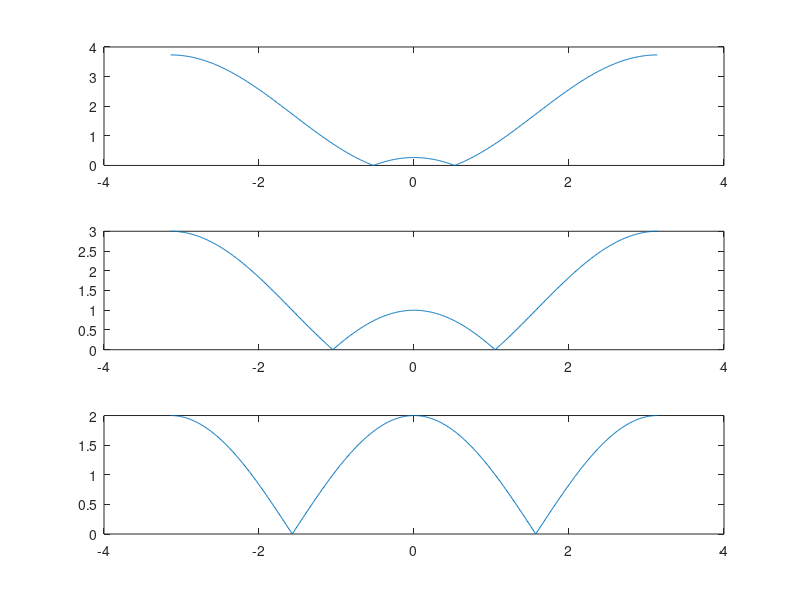
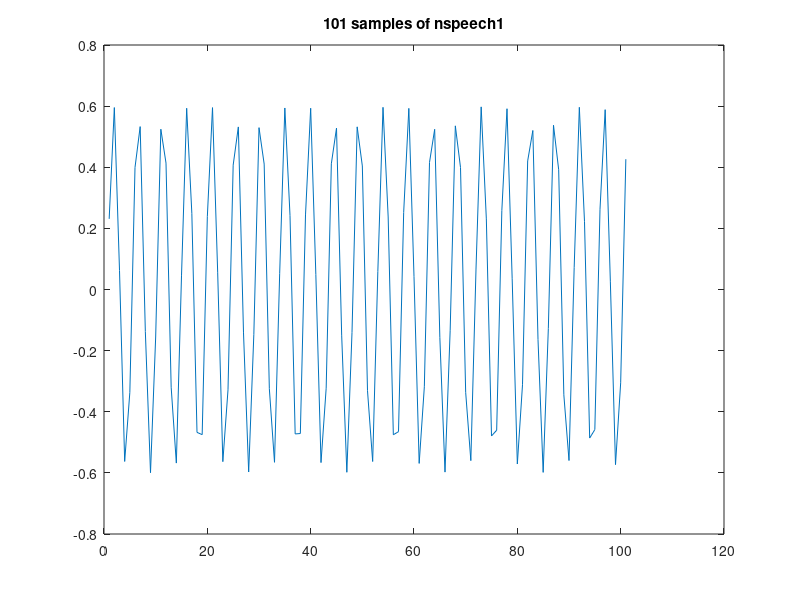

Source code (MATLAB) for these figures, in order: (Note: this script raises an error after producing the figures.)
%3.1
close all
w = -pi:0.01:pi;
Hf = 1-2*cos(pi/6)*(exp(-i*w))+exp(-2*i*w);
subplot(3,1,1)
plot(w,abs(Hf));


Hf = 1-2*cos(pi/3)*(exp(-i*w))+exp(-2*i*w);
subplot(3,1,2)
plot(w,abs(Hf));


Hf = 1-2*cos(pi/2)*(exp(-i*w))+exp(-2*i*w);
subplot(3,1,3)
plot(w,abs(Hf));


%3.2
load nspeech1;
%sound(nspeech1)
figure
plot((1:101),nspeech1(100:200))
title('101 samples of nspeech1')
[X, w] = DTFT(nspeech1(100:1100),0);
figure
plot(w,abs(X))
title('DTF of 1001 samples of nspeech1')
[Xmax,Imax] = max(abs(X));
theta = max(w(Imax));

y = FIRfilter(nspeech1, theta);
%sound(y)
figure
plot((1:length(y)),y)
[X, w] = DTFT(y(100:1100),0);
plot(w,abs(X))

%4
figure
w = -pi:0.01:pi;
subplot(3,1,1)
r = 0.99;
Hi = (1-r)./(1-2*r*cos(pi/3)*exp(-i*w)+r^2*exp(-2*i*w));
plot(w,abs(Hi))

subplot(3,1,2)
r = 0.9;
Hi = (1-r)./(1-2*r*cos(pi/3)*exp(-i*w)+r^2*exp(-2*i*w));
plot(w,abs(Hi))

subplot(3,1,3)
r = 0.7;
Hi = (1-r)./(1-2*r*cos(pi/3)*exp(-i*w)+r^2*exp(-2*i*w));
plot(w,abs(Hi))

load pcm
%sound(pcm)
figure
plot((1:101), pcm(100:200))
title('101 samples of pcm')
[X, w] = DTFT(pcm(100:1100),0);
figure
plot(w,abs(X))
title('DTFT of 1001 samples of pcm')
theta = 3146/8000;
y = IIRfilter(pcm, theta);
%sound(y)
figure
plot((1:101),pcm(100:200));
title('filtered PCM');
figure
[X, w] = DTFT(y(100:1100),0);
plot(w,abs(X))
title('DTFT of filtered PCM')

%5
load nspeech2
%sound(nspeech2)

%5.1
N = 21;
h1 = LPFtrunc(N);
[X1,w1] = DTFT(h1,512);
N = 101;
h2 = LPFtrunc(N);
[X2,w2] = DTFT(h2, 512);
subplot(2,1,1)
plot(w1,abs(X1))
title('mag resp of N = 21');
subplot(2,1,2)
plot(w2,abs(X2))
title('mag resp of N = 101');

figure
%[X1,w1] = DTFT(log10(h1),512);
subplot(2,1,1)
plot(w1,20*log10(X1))
title('mag resp of N = 21 in decibels');
%[X2,w2] = DTFT(log10(h2),512);
subplot(2,1,2)
plot(w2,20*log10(X2))
title('mag resp of N = 101 in decibels');

y1 = conv(nspeech2, h1);
%sound(y1)

y2 = conv(nspeech2, h2);
sound(y2)

